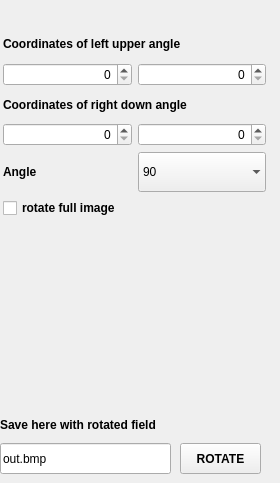
    <widget class="QWidget" name="page_4">
     <widget class="QWidget" name="verticalLayoutWidget_4">
      <property name="geometry">
       <rect>
        <x>-1</x>
        <y>29</y>
        <width>271</width>
        <height>191</height>
       </rect>
      </property>
      <layout class="QVBoxLayout" name="verticalLayout_5">
       <property name="leftMargin">
        <number>4</number>
       </property>
       <property name="topMargin">
        <number>2</number>
       </property>
       <property name="rightMargin">
        <number>4</number>
       </property>
       <property name="bottomMargin">
        <number>2</number>
       </property>
       <item>
        <layout class="QGridLayout" name="gridLayout_4">
         <item row="0" column="0" colspan="2">
          <widget class="QLabel" name="label_31">
           <property name="font">
            <font>
             <bold>true</bold>
            </font>
           </property>
           <property name="text">
            <string>Coordinates of left upper angle</string>
           </property>
           <property name="alignment">
            <set>Qt::AlignLeading|Qt::AlignLeft|Qt::AlignVCenter</set>
           </property>
          </widget>
         </item>
         <item row="1" column="1">
          <widget class="QSpinBox" name="rlu2">
           <property name="alignment">
            <set>Qt::AlignRight|Qt::AlignTrailing|Qt::AlignVCenter</set>
           </property>
           <property name="maximum">
            <number>9999</number>
           </property>
           <property name="stepType">
            <enum>QAbstractSpinBox::AdaptiveDecimalStepType</enum>
           </property>
          </widget>
         </item>
         <item row="1" column="0">
          <widget class="QSpinBox" name="rlu1">
           <property name="alignment">
            <set>Qt::AlignRight|Qt::AlignTrailing|Qt::AlignVCenter</set>
           </property>
           <property name="maximum">
            <number>9999</number>
           </property>
           <property name="stepType">
            <enum>QAbstractSpinBox::AdaptiveDecimalStepType</enum>
           </property>
          </widget>
         </item>
         <item row="2" column="0" colspan="2">
          <widget class="QLabel" name="label_38">
           <property name="font">
            <font>
             <bold>true</bold>
            </font>
           </property>
           <property name="text">
            <string>Coordinates of right down angle</string>
           </property>
           <property name="alignment">
            <set>Qt::AlignLeading|Qt::AlignLeft|Qt::AlignVCenter</set>
           </property>
          </widget>
         </item>
         <item row="3" column="0">
          <widget class="QSpinBox" name="rrd1">
           <property name="alignment">
            <set>Qt::AlignRight|Qt::AlignTrailing|Qt::AlignVCenter</set>
           </property>
           <property name="maximum">
            <number>9999</number>
           </property>
           <property name="stepType">
            <enum>QAbstractSpinBox::AdaptiveDecimalStepType</enum>
           </property>
          </widget>
         </item>
         <item row="3" column="1">
          <widget class="QSpinBox" name="rrd2">
           <property name="alignment">
            <set>Qt::AlignRight|Qt::AlignTrailing|Qt::AlignVCenter</set>
           </property>
           <property name="maximum">
            <number>9999</number>
           </property>
           <property name="stepType">
            <enum>QAbstractSpinBox::AdaptiveDecimalStepType</enum>
           </property>
          </widget>
         </item>
        </layout>
       </item>
       <item>
        <layout class="QHBoxLayout" name="horizontalLayout_4">
         <item>
          <widget class="QLabel" name="label_39">
           <property name="minimumSize">
            <size>
             <width>0</width>
             <height>40</height>
            </size>
           </property>
           <property name="maximumSize">
            <size>
             <width>16777215</width>
             <height>40</height>
            </size>
           </property>
           <property name="font">
            <font>
             <bold>true</bold>
            </font>
           </property>
           <property name="text">
            <string>Angle</string>
           </property>
           <property name="alignment">
            <set>Qt::AlignLeading|Qt::AlignLeft|Qt::AlignVCenter</set>
           </property>
          </widget>
         </item>
         <item>
          <widget class="QComboBox" name="angle">
           <property name="minimumSize">
            <size>
             <width>0</width>
             <height>40</height>
            </size>
           </property>
           <property name="layoutDirection">
            <enum>Qt::LeftToRight</enum>
           </property>
           <property name="editable">
            <bool>false</bool>
           </property>
           <property name="sizeAdjustPolicy">
            <enum>QComboBox::AdjustToMinimumContentsLengthWithIcon</enum>
           </property>
           <property name="frame">
            <bool>false</bool>
           </property>
           <property name="modelColumn">
            <number>0</number>
           </property>
           <item>
            <property name="text">
             <string>90</string>
            </property>
           </item>
           <item>
            <property name="text">
             <string>180</string>
            </property>
           </item>
           <item>
            <property name="text">
             <string>270</string>
            </property>
           </item>
          </widget>
         </item>
        </layout>
       </item>
       <item>
        <widget class="QCheckBox" name="checkBox_2">
         <property name="font">
          <font>
           <bold>true</bold>
          </font>
         </property>
         <property name="text">
          <string>rotate full image</string>
         </property>
        </widget>
       </item>
      </layout>
     </widget>
     <widget class="QLabel" name="label_40">
      <property name="geometry">
       <rect>
        <x>0</x>
        <y>409</y>
        <width>261</width>
        <height>31</height>
       </rect>
      </property>
      <property name="font">
       <font>
        <bold>true</bold>
       </font>
      </property>
      <property name="text">
       <string>Save here with rotated field</string>
      </property>
     </widget>
     <widget class="QLineEdit" name="lineEdit_5">
      <property name="geometry">
       <rect>
        <x>0</x>
        <y>443</y>
        <width>171</width>
        <height>31</height>
       </rect>
      </property>
      <property name="text">
       <string>out.bmp</string>
      </property>
     </widget>
     <widget class="QPushButton" name="pushButton_5">
      <property name="geometry">
       <rect>
        <x>180</x>
        <y>443</y>
        <width>81</width>
        <height>31</height>
       </rect>
      </property>
      <property name="font">
       <font>
        <bold>true</bold>
       </font>
      </property>
      <property name="text">
       <string>ROTATE</string>
      </property>
     </widget>
    </widget>
